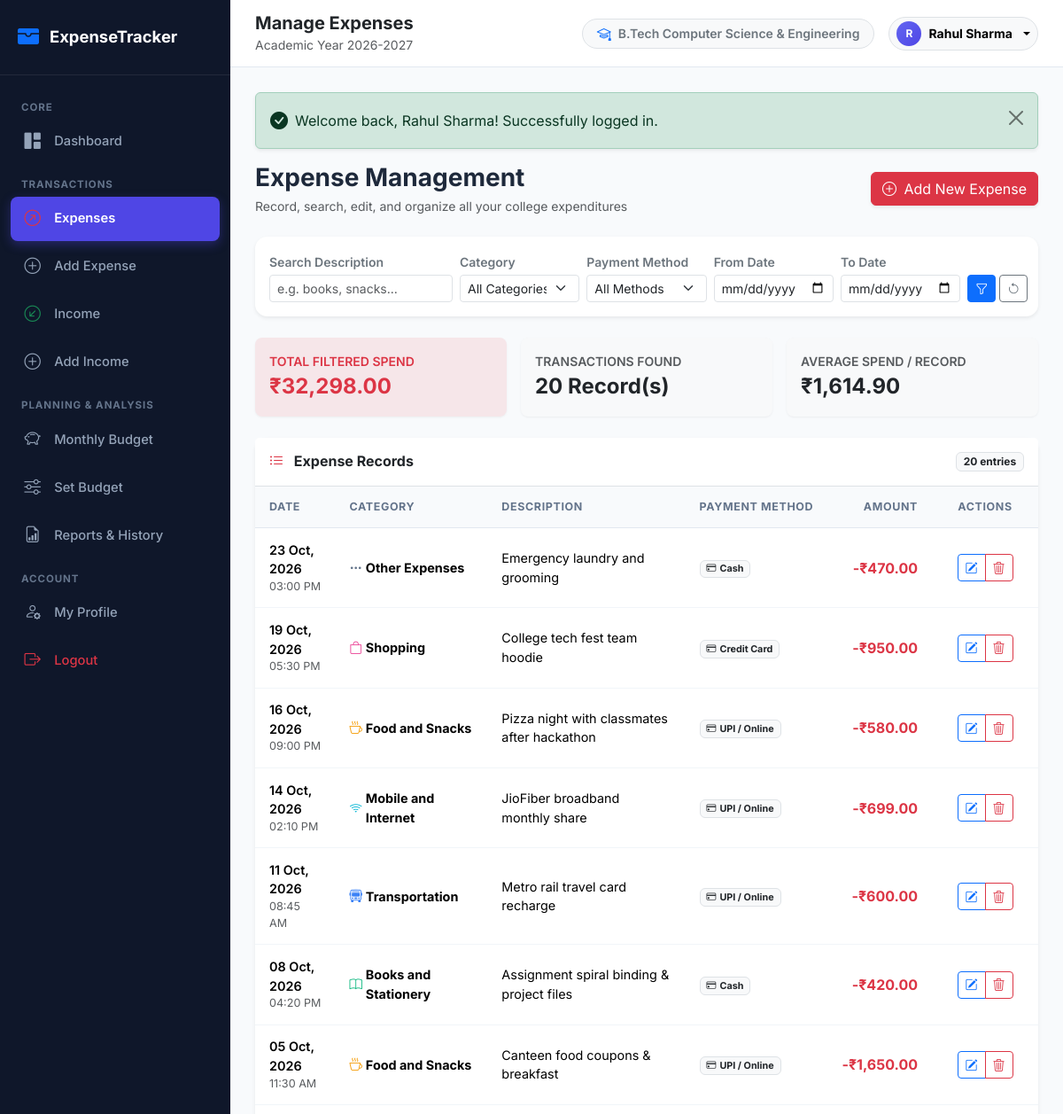
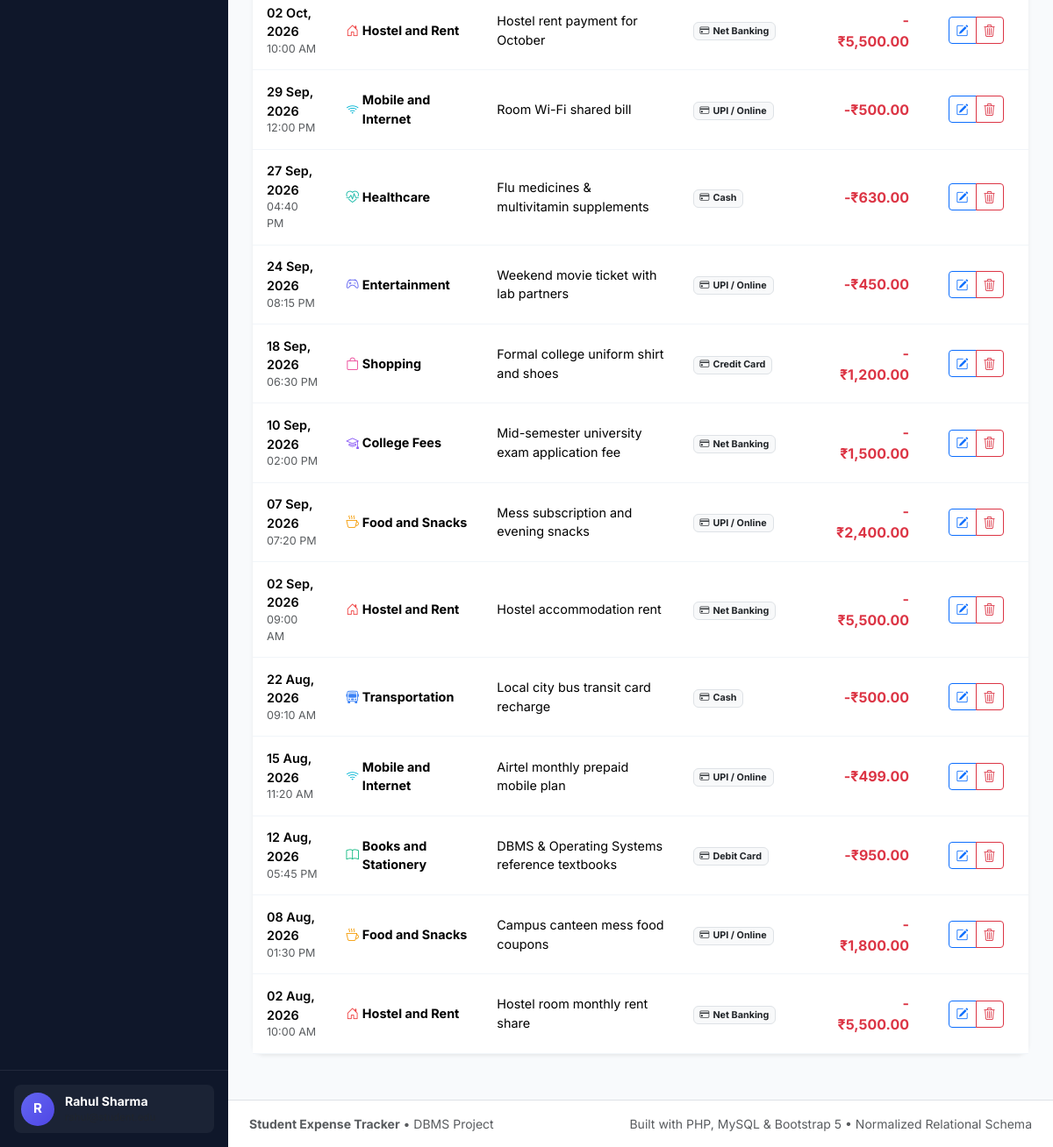
The app's page /expenses/view.php (signed in) with its own data (2 pictures, top to bottom).
### tables this page shows
CREATE TABLE `expenses` (
    `expense_id` INT AUTO_INCREMENT PRIMARY KEY,
    `student_id` INT NOT NULL,
    `category_id` INT NOT NULL,
    `amount` DECIMAL(10, 2) NOT NULL,
    `expense_date` DATE NOT NULL,
    `payment_method` ENUM('Cash', 'UPI / Online', 'Debit Card', 'Credit Card', 'Net Banking', 'Other') NOT NULL DEFAULT 'UPI / Online',
    `description` VARCHAR(255) DEFAULT NULL,
    `created_at` TIMESTAMP DEFAULT CURRENT_TIMESTAMP,
    
     
    CONSTRAINT `chk_expense_positive_amount` CHECK (`amount` > 0.00),
    
     
    CONSTRAINT `fk_expenses_student` 
        FOREIGN KEY (`student_id`) 
        REFERENCES `students` (`student_id`) 
        ON DELETE CASCADE 
        ON UPDATE CASCADE,
        
    CONSTRAINT `fk_expenses_category` 
        FOREIGN KEY (`category_id`) 
        REFERENCES `categories` (`category_id`) 
        ON DELETE RESTRICT 
        ON UPDATE CASCADE
);

CREATE TABLE `categories` (
    `category_id` INT AUTO_INCREMENT PRIMARY KEY,
    `category_name` VARCHAR(60) NOT NULL UNIQUE,
    `category_type` ENUM('expense', 'income') NOT NULL DEFAULT 'expense',
    `icon` VARCHAR(50) DEFAULT 'bi-tag' COMMENT 'Bootstrap icon identifier',
    `color` VARCHAR(25) DEFAULT '#4f46e5' COMMENT 'Hex color code for charts and badges',
    `created_at` TIMESTAMP DEFAULT CURRENT_TIMESTAMP
);

### expenses/view.php (the view, shortened to what this page needs)
<?php
require_once __DIR__ . '/../includes/header.php';
$pdo = getDBConnection();
$studentId = current_student_id();
$baseUrl = get_base_url();
$fromDate = trim($_GET['from_date'] ?? '');
$toDate = trim($_GET['to_date'] ?? '');
$keyword = trim($_GET['keyword'] ?? '');
$sql = "
    SELECT e.expense_id, e.amount, e.expense_date, e.payment_method, e.description, e.created_at,
           c.category_name, c.icon, c.color
    FROM expenses e
    INNER JOIN categories c ON e.category_id = c.category_id
    WHERE e.student_id = :sid
";
$params = [':sid' => $studentId];
$sql .= " ORDER BY e.expense_date DESC, e.created_at DESC";
$stmt = $pdo->prepare($sql);
$stmt->execute($params);
$expenses = $stmt->fetchAll();
$totalFilteredExpense = 0.00;
$countFiltered = count($expenses);
foreach ($expenses as $item) {
    $totalFilteredExpense += (float)$item['amount'];
}
$avgFilteredExpense = $countFiltered > 0 ? ($totalFilteredExpense / $countFiltered) : 0.00;
?>
<div class="d-flex flex-column flex-md-row align-items-md-center justify-content-between gap-3 mb-4">
    <div>
        <h3 class="fw-bold mb-1">Expense Management</h3>
        <p class="text-muted small mb-0">Record, search, edit, and organize all your college expenditures</p>
    </div>
    <div class="d-flex gap-2">
        <a href="<?= $baseUrl ?>/expenses/add.php" class="btn btn-danger shadow-sm">
            <i class="bi bi-plus-circle me-1"></i> Add New Expense
        </a>
    </div>
</div>
<div class="card shadow-sm border-0 mb-4">
    <div class="card-body p-3">
        <form method="GET" action="<?= $baseUrl ?>/expenses/view.php" class="row g-2 align-items-end">
            <div class="col-md-3">
                <label class="form-label small fw-semibold text-secondary mb-1">Search Description</label>
                <input type="text" name="keyword" class="form-control form-control-sm" placeholder="e.g. books, snacks..." value="<?= htmlspecialchars($keyword) ?>">
            </div>
            <div class="col-md-2">
                <label class="form-label small fw-semibold text-secondary mb-1">Category</label>
                <select name="category_id" class="form-select form-select-sm">
                    <option value="">All Categories</option>
                </select>
            </div>
            <div class="col-md-2">
                <label class="form-label small fw-semibold text-secondary mb-1">Payment Method</label>
                <select name="payment_method" class="form-select form-select-sm">
                    <option value="">All Methods</option>
                </select>
            </div>
            <div class="col-md-2">
                <label class="form-label small fw-semibold text-secondary mb-1">From Date</label>
                <input type="date" name="from_date" class="form-control form-control-sm" value="<?= htmlspecialchars($fromDate) ?>">
            </div>
            <div class="col-md-2">
                <label class="form-label small fw-semibold text-secondary mb-1">To Date</label>
                <input type="date" name="to_date" class="form-control form-control-sm" value="<?= htmlspecialchars($toDate) ?>">
            </div>
            <div class="col-md-1 d-flex gap-1">
                <button type="submit" class="btn btn-sm btn-primary w-100" title="Apply Filter">
                    <i class="bi bi-funnel"></i>
                </button>
                <a href="<?= $baseUrl ?>/expenses/view.php" class="btn btn-sm btn-outline-secondary" title="Reset Filters">
                    <i class="bi bi-arrow-counterclockwise"></i>
                </a>
            </div>
        </form>
    </div>
</div>
<div class="row g-3 mb-4">
    <div class="col-sm-4">
        <div class="card p-3 border-0 bg-danger bg-opacity-10 text-danger rounded-3">
            <div class="small fw-semibold text-uppercase">Total Filtered Spend</div>
            <div class="fs-4 fw-bold"><?= format_currency($totalFilteredExpense) ?></div>
        </div>
    </div>
    <div class="col-sm-4">
        <div class="card p-3 border-0 bg-light rounded-3">
            <div class="small fw-semibold text-uppercase text-muted">Transactions Found</div>
            <div class="fs-4 fw-bold text-dark"><?= $countFiltered ?> Record(s)</div>
        </div>
    </div>
    <div class="col-sm-4">
        <div class="card p-3 border-0 bg-light rounded-3">
            <div class="small fw-semibold text-uppercase text-muted">Average Spend / Record</div>
            <div class="fs-4 fw-bold text-dark"><?= format_currency($avgFilteredExpense) ?></div>
        </div>
    </div>
</div>
<div class="card shadow-sm border-0 mb-4">
    <div class="card-header bg-white py-3 border-bottom d-flex align-items-center justify-content-between">
        <h6 class="mb-0 fw-bold"><i class="bi bi-list-ul text-danger me-2"></i> Expense Records</h6>
        <span class="badge bg-light text-dark border"><?= $countFiltered ?> entries</span>
    </div>
    <div class="table-responsive">
        <table class="table table-custom align-middle">
            <thead>
                <tr>
                    <th>Date</th>
                    <th>Category</th>
                    <th>Description</th>
                    <th>Payment Method</th>
                    <th class="text-end">Amount</th>
                    <th class="text-center" style="width: 120px;">Actions</th>
                </tr>
            </thead>
            <tbody>
                <?php if (empty($expenses)): ?>
                    <tr>
                        <td colspan="6" class="text-center py-5 text-muted">
                            <i class="bi bi-receipt-cutoff fs-1 d-block mb-2 text-secondary"></i>
                            <p class="mb-2">No expense records match your search criteria.</p>
                            <a href="<?= $baseUrl ?>/expenses/add.php" class="btn btn-sm btn-outline-danger">Add Expense</a>
                        </td>
                    </tr>
                <?php else: ?>
                    <?php foreach ($expenses as $row): ?>
                        <tr>
                            <td>
                                <div class="fw-semibold"><?= format_date($row['expense_date']) ?></div>
                                <div class="text-muted small"><?= date('h:i A', strtotime($row['created_at'])) ?></div>
                            </td>
                            <td>
                                <span class="d-inline-flex align-items-center gap-1">
                                    <i class="bi <?= htmlspecialchars($row['icon'] ?: 'bi-tag') ?>" style="color: <?= htmlspecialchars($row['color'] ?: '#ef4444') ?>;"></i>
                                    <strong><?= htmlspecialchars($row['category_name']) ?></strong>
                                </span>
                            </td>
                            <td><?= htmlspecialchars($row['description'] ?: '-') ?></td>
                            <td>
                                <span class="badge bg-light text-dark border">
                                    <i class="bi bi-credit-card me-1"></i><?= htmlspecialchars($row['payment_method']) ?>
                                </span>
                            </td>
                            <td class="text-end fw-bold text-danger fs-6">
                                -<?= format_currency($row['amount']) ?>
                            </td>
                            <td class="text-center">
                                <div class="btn-group btn-group-sm">
                                    <a href="<?= $baseUrl ?>/expenses/edit.php?id=<?= $row['expense_id'] ?>" class="btn btn-outline-primary" title="Edit Expense">
                                        <i class="bi bi-pencil-square"></i>
                                    </a>
                                    <a href="<?= $baseUrl ?>/expenses/delete.php?id=<?= $row['expense_id'] ?>&csrf_token=<?= csrf_token() ?>"
                                       class="btn btn-outline-danger btn-confirm-delete"
                                       data-item-name="expense record of <?= format_currency($row['amount']) ?>"
                                       title="Delete Expense">
                                        <i class="bi bi-trash3"></i>
                                    </a>
                                </div>
                            </td>
                        </tr>
                    <?php endforeach; ?>
                <?php endif; ?>
            </tbody>
        </table>
    </div>
</div>
<?php require_once __DIR__ . '/../includes/footer.php'; ?>

### records on screen
expenses: expense_date "23 Oct, 2026", created_at "03:00 PM", category.category_name "Other Expenses", description "Emergency laundry and grooming", payment_method "Cash", amount "₹470.00"
expenses: expense_date "19 Oct, 2026", created_at "05:30 PM", category.category_name "Shopping", description "College tech fest team hoodie", payment_method "Credit Card", amount "₹950.00"
expenses: expense_date "16 Oct, 2026", created_at "09:00 PM", category.category_name "Food and Snacks", description "Pizza night with classmates after hackathon", payment_method "UPI / Online", amount "₹580.00"
expenses: expense_date "14 Oct, 2026", created_at "02:10 PM", category.category_name "Mobile and Internet", description "JioFiber broadband monthly share", payment_method "UPI / Online", amount "₹699.00"
expenses: expense_date "11 Oct, 2026", created_at "08:45 AM", category.category_name "Transportation", description "Metro rail travel card recharge", payment_method "UPI / Online", amount "₹600.00"
expenses: expense_date "08 Oct, 2026", created_at "04:20 PM", category.category_name "Books and Stationery", description "Assignment spiral binding & project files", payment_method "Cash", amount "₹420.00"
expenses: expense_date "05 Oct, 2026", created_at "11:30 AM", category.category_name "Food and Snacks", description "Canteen food coupons & breakfast", payment_method "UPI / Online", amount "₹1,650.00"
expenses: expense_date "02 Oct, 2026", created_at "10:00 AM", category.category_name "Hostel and Rent", description "Hostel rent payment for October", payment_method "Net Banking", amount "₹5,500.00"
expenses: expense_date "29 Sep, 2026", created_at "12:00 PM", category.category_name "Mobile and Internet", description "Room Wi-Fi shared bill", payment_method "UPI / Online", amount "₹500.00"
expenses: expense_date "27 Sep, 2026", created_at "04:40 PM", category.category_name "Healthcare", description "Flu medicines & multivitamin supplements", payment_method "Cash", amount "₹630.00"
expenses: expense_date "24 Sep, 2026", created_at "08:15 PM", category.category_name "Entertainment", description "Weekend movie ticket with lab partners", payment_method "UPI / Online", amount "₹450.00"
expenses: expense_date "18 Sep, 2026", created_at "06:30 PM", category.category_name "Shopping", description "Formal college uniform shirt and shoes", payment_method "Credit Card", amount "₹1,200.00"
expenses: expense_date "10 Sep, 2026", created_at "02:00 PM", category.category_name "College Fees", description "Mid-semester university exam application fee", payment_method "Net Banking", amount "₹1,500.00"
expenses: expense_date "07 Sep, 2026", created_at "07:20 PM", category.category_name "Food and Snacks", description "Mess subscription and evening snacks", payment_method "UPI / Online", amount "₹2,400.00"
expenses: expense_date "02 Sep, 2026", created_at "09:00 AM", category.category_name "Hostel and Rent", description "Hostel accommodation rent", payment_method "Net Banking", amount "₹5,500.00"
expenses: expense_date "22 Aug, 2026", created_at "09:10 AM", category.category_name "Transportation", description "Local city bus transit card recharge", payment_method "Cash", amount "₹500.00"
expenses: expense_date "15 Aug, 2026", created_at "11:20 AM", category.category_name "Mobile and Internet", description "Airtel monthly prepaid mobile plan", payment_method "UPI / Online", amount "₹499.00"
expenses: expense_date "12 Aug, 2026", created_at "05:45 PM", category.category_name "Books and Stationery", description "DBMS & Operating Systems reference textbooks", payment_method "Debit Card", amount "₹950.00"
expenses: expense_date "08 Aug, 2026", created_at "01:30 PM", category.category_name "Food and Snacks", description "Campus canteen mess food coupons", payment_method "UPI / Online", amount "₹1,800.00"
expenses: expense_date "02 Aug, 2026", created_at "10:00 AM", category.category_name "Hostel and Rent", description "Hostel room monthly rent share", payment_method "Net Banking", amount "₹5,500.00"

### other values on screen
substr($user['name'] ?? 'S', 0, 1) "R"
$user['name'] "Rahul Sharma"
$pageTitle "Manage Expenses"
$currentUser['course'] "B.Tech Computer Science & Engineering"
substr($currentUser['name'] ?? 'S', 0, 1) "R"
$currentUser['name'] "Rahul Sharma"
$flash['message'] "Welcome back, Rahul Sharma! Successfully logged in."
format_currency($totalFilteredExpense) "₹32,298.00"
$countFiltered "20"
format_currency($avgFilteredExpense) "₹1,614.90"
